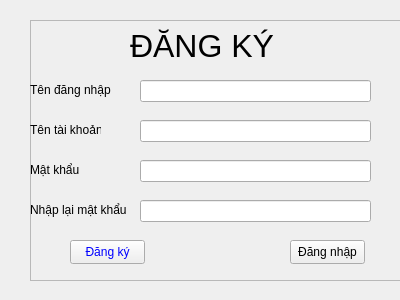
<?xml version="1.0" encoding="UTF-8"?>
<ui version="4.0">
 <class>Form</class>
 <widget class="QWidget" name="Form">
  <property name="geometry">
   <rect>
    <x>0</x>
    <y>0</y>
    <width>400</width>
    <height>300</height>
   </rect>
  </property>
  <property name="windowTitle">
   <string>Form</string>
  </property>
  <widget class="QFrame" name="frame">
   <property name="geometry">
    <rect>
     <x>30</x>
     <y>20</y>
     <width>381</width>
     <height>261</height>
    </rect>
   </property>
   <property name="frameShape">
    <enum>QFrame::StyledPanel</enum>
   </property>
   <property name="frameShadow">
    <enum>QFrame::Raised</enum>
   </property>
   <widget class="QLabel" name="lblTitle">
    <property name="geometry">
     <rect>
      <x>100</x>
      <y>0</y>
      <width>191</width>
      <height>51</height>
     </rect>
    </property>
    <property name="font">
     <font>
      <pointsize>24</pointsize>
     </font>
    </property>
    <property name="text">
     <string>ĐĂNG KÝ</string>
    </property>
   </widget>
   <widget class="QLineEdit" name="txtUsername">
    <property name="geometry">
     <rect>
      <x>110</x>
      <y>60</y>
      <width>231</width>
      <height>22</height>
     </rect>
    </property>
   </widget>
   <widget class="QLineEdit" name="txtPassword_2">
    <property name="geometry">
     <rect>
      <x>110</x>
      <y>180</y>
      <width>231</width>
      <height>22</height>
     </rect>
    </property>
    <property name="text">
     <string/>
    </property>
   </widget>
   <widget class="QLineEdit" name="txtPassword">
    <property name="geometry">
     <rect>
      <x>110</x>
      <y>100</y>
      <width>231</width>
      <height>22</height>
     </rect>
    </property>
   </widget>
   <widget class="QLabel" name="lblConfirmPassword">
    <property name="geometry">
     <rect>
      <x>0</x>
      <y>180</y>
      <width>101</width>
      <height>20</height>
     </rect>
    </property>
    <property name="text">
     <string>Nhập lại mật khẩu</string>
    </property>
   </widget>
   <widget class="QLabel" name="lblName">
    <property name="geometry">
     <rect>
      <x>0</x>
      <y>60</y>
      <width>81</width>
      <height>20</height>
     </rect>
    </property>
    <property name="text">
     <string>Tên đăng nhập</string>
    </property>
   </widget>
   <widget class="QLabel" name="lblUsername">
    <property name="geometry">
     <rect>
      <x>0</x>
      <y>100</y>
      <width>71</width>
      <height>20</height>
     </rect>
    </property>
    <property name="text">
     <string>Tên tài khoản</string>
    </property>
   </widget>
   <widget class="QLabel" name="lblPassword">
    <property name="geometry">
     <rect>
      <x>0</x>
      <y>140</y>
      <width>51</width>
      <height>20</height>
     </rect>
    </property>
    <property name="text">
     <string>Mật khẩu</string>
    </property>
   </widget>
   <widget class="QLineEdit" name="txtUsername_2">
    <property name="geometry">
     <rect>
      <x>110</x>
      <y>140</y>
      <width>231</width>
      <height>22</height>
     </rect>
    </property>
    <property name="text">
     <string/>
    </property>
   </widget>
   <widget class="QPushButton" name="btnDangNhap">
    <property name="geometry">
     <rect>
      <x>260</x>
      <y>220</y>
      <width>75</width>
      <height>24</height>
     </rect>
    </property>
    <property name="text">
     <string>Đăng nhập</string>
    </property>
   </widget>
   <widget class="QPushButton" name="btnDangKy">
    <property name="geometry">
     <rect>
      <x>40</x>
      <y>220</y>
      <width>75</width>
      <height>24</height>
     </rect>
    </property>
    <property name="styleSheet">
     <string notr="true">color: rgb(0, 0, 255);</string>
    </property>
    <property name="text">
     <string>Đăng ký</string>
    </property>
   </widget>
  </widget>
 </widget>
 <resources/>
 <connections/>
</ui>
